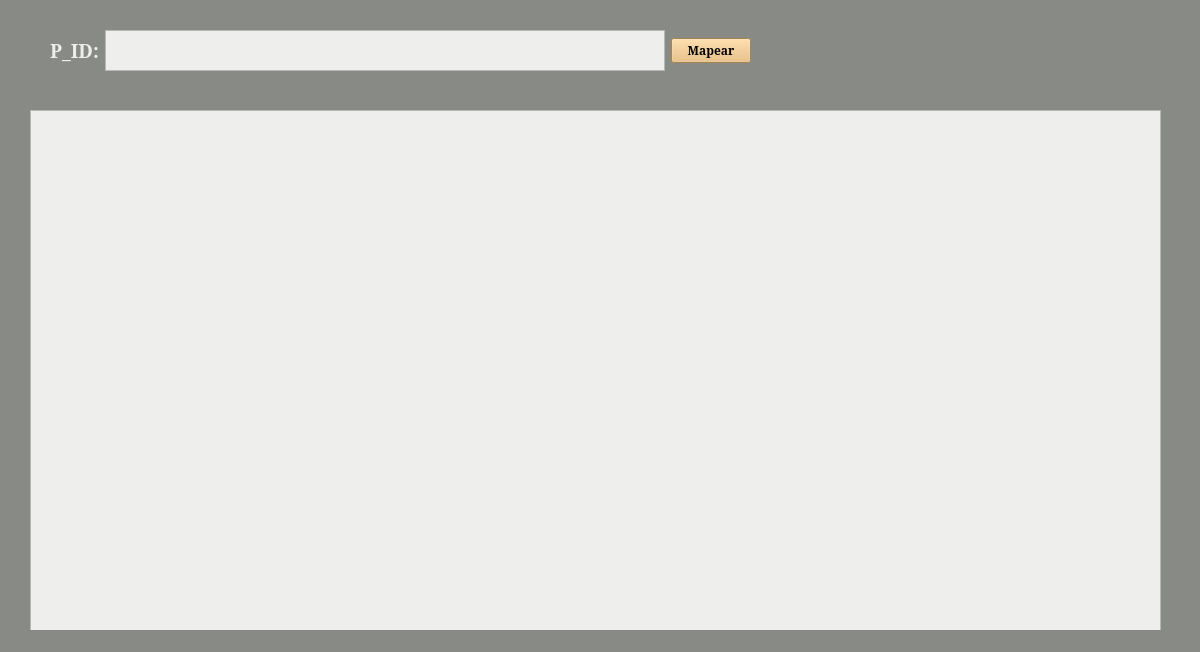
<?xml version="1.0" encoding="UTF-8"?>
<ui version="4.0">
 <class>MainWindow</class>
 <widget class="QMainWindow" name="MainWindow">
  <property name="enabled">
   <bool>true</bool>
  </property>
  <property name="geometry">
   <rect>
    <x>0</x>
    <y>0</y>
    <width>1200</width>
    <height>652</height>
   </rect>
  </property>
  <property name="maximumSize">
   <size>
    <width>16777215</width>
    <height>16777215</height>
   </size>
  </property>
  <property name="windowTitle">
   <string>Proyecto 3</string>
  </property>
  <property name="styleSheet">
   <string notr="true">background-color: rgb(136, 138, 133);</string>
  </property>
  <widget class="QWidget" name="centralwidget">
   <widget class="QWidget" name="gridLayoutWidget">
    <property name="geometry">
     <rect>
      <x>50</x>
      <y>30</y>
      <width>701</width>
      <height>41</height>
     </rect>
    </property>
    <layout class="QGridLayout" name="gridLayout_2">
     <item row="0" column="2">
      <widget class="QPushButton" name="btn_pid">
       <property name="font">
        <font>
         <family>Serif</family>
         <weight>75</weight>
         <bold>true</bold>
        </font>
       </property>
       <property name="styleSheet">
        <string notr="true">background-color: rgb(233, 185, 110);</string>
       </property>
       <property name="text">
        <string>Mapear</string>
       </property>
      </widget>
     </item>
     <item row="0" column="0">
      <widget class="QLabel" name="label1">
       <property name="font">
        <font>
         <family>Serif</family>
         <weight>75</weight>
         <bold>true</bold>
        </font>
       </property>
       <property name="text">
        <string>&lt;html&gt;&lt;head/&gt;&lt;body&gt;&lt;p&gt;&lt;span style=&quot; font-size:14pt; font-weight:600; color:#eeeeec;&quot;&gt;P_ID:&lt;/span&gt;&lt;/p&gt;&lt;/body&gt;&lt;/html&gt;</string>
       </property>
      </widget>
     </item>
     <item row="0" column="1">
      <widget class="QTextEdit" name="pid_tx">
       <property name="font">
        <font>
         <family>Serif</family>
         <weight>75</weight>
         <bold>true</bold>
        </font>
       </property>
       <property name="styleSheet">
        <string notr="true">background-color: rgb(238, 238, 236);</string>
       </property>
      </widget>
     </item>
    </layout>
   </widget>
   <widget class="QTextEdit" name="map_tx">
    <property name="geometry">
     <rect>
      <x>30</x>
      <y>110</y>
      <width>1131</width>
      <height>541</height>
     </rect>
    </property>
    <property name="font">
     <font>
      <family>Ubuntu Mono</family>
      <pointsize>9</pointsize>
     </font>
    </property>
    <property name="styleSheet">
     <string notr="true">background-color: rgb(238, 238, 236);</string>
    </property>
   </widget>
  </widget>
  <widget class="QStatusBar" name="statusbar"/>
 </widget>
 <resources/>
 <connections/>
</ui>
